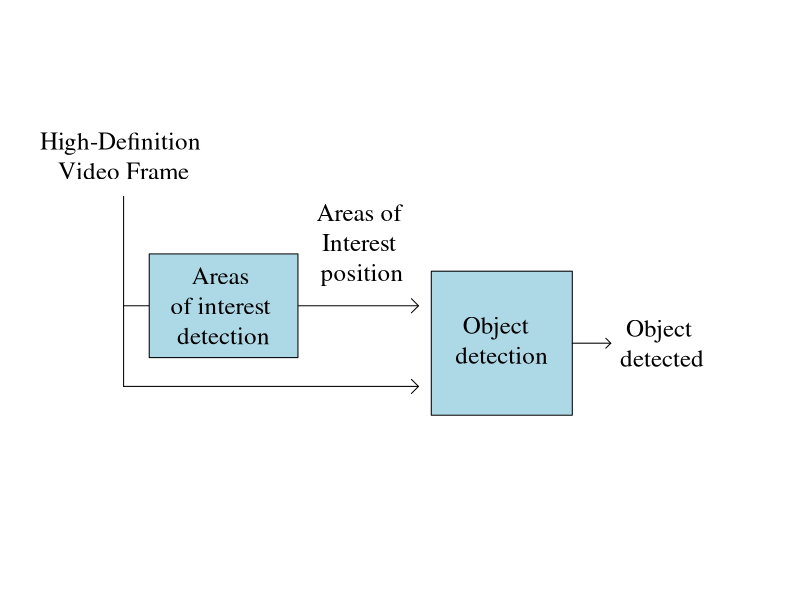
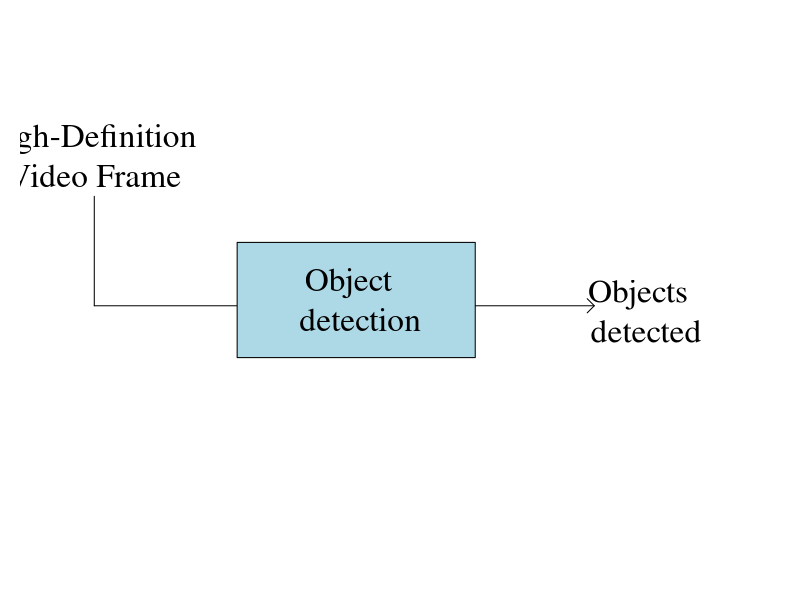
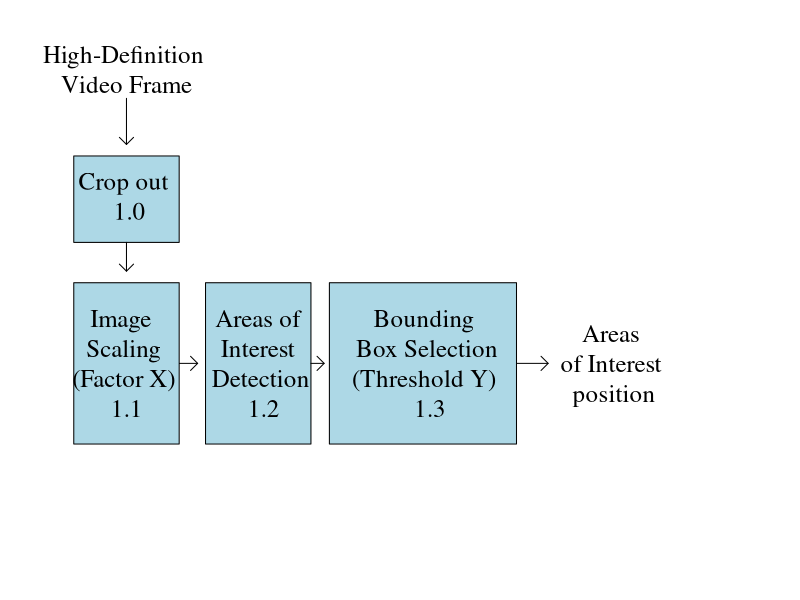
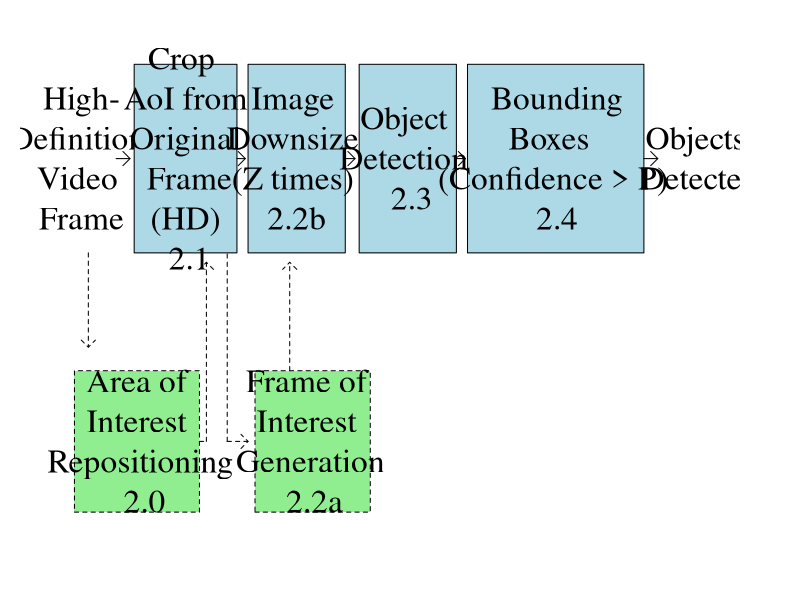
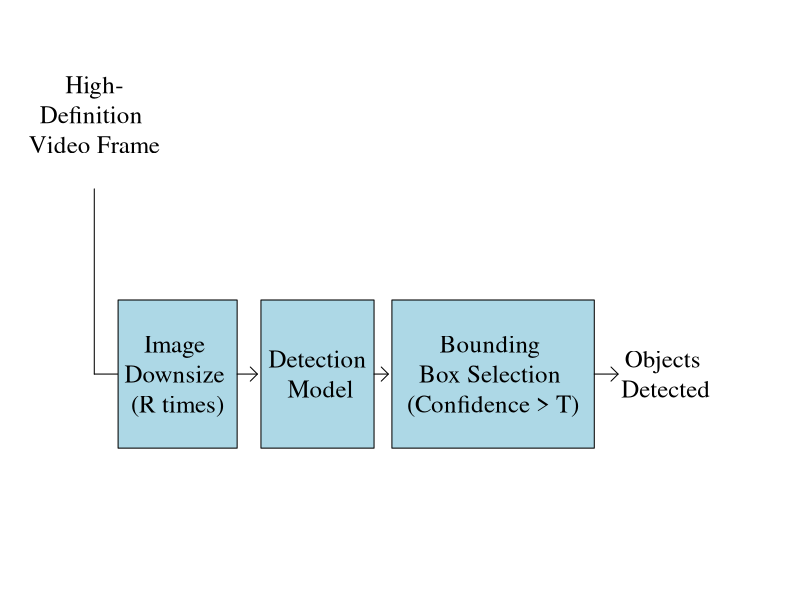
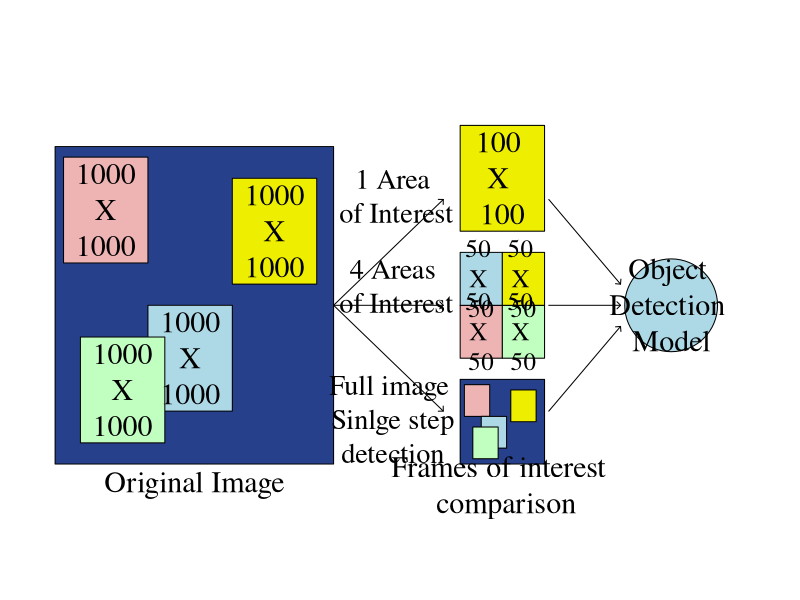
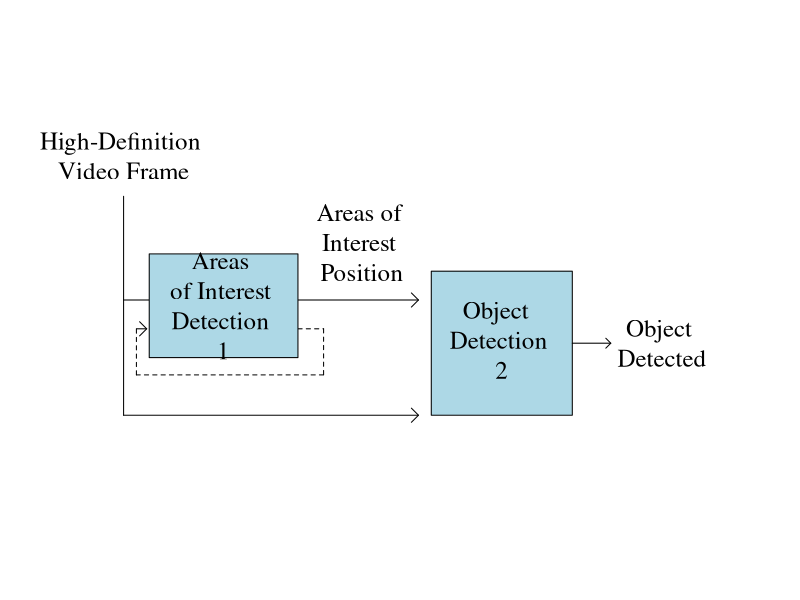

Recreate these plots in R, in order. (Note: this script raises an error after producing the figures.)
par()$mar

############diagrama figura 1#########

jpeg ("Diagram.jpeg", width = 500)
par(mar= c(1, 1, 1, 3),bty="n", xaxt="n", family="serif", yaxt="n")
plot(x = c(-1,25), y = c(1,10), type="n", xlab = "",
     ylab="")
text("High-Definition \nVideo Frame", x=2, y = 8, cex= 1.5)
segments(2,7.3,y1=4)
arrows(x0 = 2, y0 = 5.4, x1 = 13.5, 
       col = "black", length = 0.1, angle = 45)
arrows(x0 = 2, y0 = 4, x1 = 13.5, 
       col = "black", length = 0.1, angle = 45)
rect(xleft=3, ybottom=4.5, xright=8.8, ytop=6.3, density = NULL, angle = 45,
     col = "lightblue", border = NULL, lty = par("lty"), lwd = par("lwd"))
text("Areas \nof interest \ndetection", x=5.9, y = 5.4, cex= 1.5)

text("Areas of \nInterest \nposition", x=11.3, y = 6.5, cex= 1.5)
rect(xleft=14, ybottom=3.5, xright=19.5, ytop=6, density = NULL, angle = 45,
     col = "lightblue", border = NULL, lty = par("lty"), lwd = par("lwd"))
text("Object  \ndetection", x=16.75, y = 4.8, cex= 1.5)
arrows(x0 = 19.5, y0 = 4.75, x1 = 21, 
       col = "black", length = 0.07, angle = 45)
text("Object \ndetected", x=23, y = 4.75, cex= 1.5)
dev.off()


############diagrama figura 2#########


jpeg ("Diagram2.jpeg", width = 900)
par(mar= c(1, 1, 1, 3),bty="n", xaxt="n", family="serif", yaxt="n")
plot(x = c(1,15), y = c(1,10), type="n", xlab = "",
     ylab="")
text("High-Definition \nVideo Frame", x=2, y = 8, cex= 2)
segments(2,7.3,y1=5.4)
arrows(x0 = 2, y0 = 5.4, x1 = 12.5, 
       col = "black", length = 0.1, angle = 45)
rect(xleft=5, ybottom=4.5, xright=10, ytop=6.5, density = NULL, angle = 45,
     col = "lightblue", border = NULL, lty = par("lty"), lwd = par("lwd"))
text("Object  \n detection", x=7.5, y = 5.5, cex= 2)
text("Objects \n detected", x=13.5, y = 5.3, cex= 2)
dev.off()

############diagrama figura 3#########
jpeg ("Diagram3.jpeg", width = 600)
par(mar= c(1, 1, 1, 2),bty="n", xaxt="n", 
    family="serif", yaxt="n")
plot(x = c(-1,25), y = c(1,10), 
     type="n", xlab = "",ylab="")
text("High-Definition \nVideo Frame", x=2, y = 9.5, cex= 1.5)
arrows(x0 = 2, y0 = 9, y1 = 8.2, 
       col = "black", length = 0.1, angle = 45)
rect(xleft=0, ybottom=6.5, xright=4, ytop=8, density = NULL, angle = 45,
     col = "lightblue", border = NULL, lty = par("lty"), lwd = par("lwd"))
arrows(x0 = 2, y0 = 6.5, y1 = 6, 
       col = "black", length = 0.1, angle = 45)
text("Crop out \n 1.0", x=2, y = 7.3, cex= 1.5)
arrows(x0 = 2, y0 = 4.4, x1 = 4.7, 
       col = "black", length = 0.1, angle = 45)
rect(xleft=0, ybottom=3, xright=4, ytop=5.8, density = NULL, angle = 45,
     col = "lightblue", border = NULL, lty = par("lty"), lwd = par("lwd"))
text("Image \n Scaling \n (Factor X) \n 1.1", 
     x=1.9, y = 4.4, cex= 1.5)
rect(xleft=5, ybottom=3, xright=9, ytop=5.8, density = NULL, angle = 45,
     col = "lightblue", border = NULL, lty = par("lty"), lwd = par("lwd"))
arrows(x0 = 9, y0 = 4.4, x1 = 9.5, 
       col = "black", length = 0.1, angle = 45)
text("Areas of \nInterest \n Detection \n 1.2", 
     x=7.1, y =  4.4, cex= 1.5)
rect(xleft=9.7, ybottom=3, xright=16.8, ytop=5.8, density = NULL, angle = 45,
     col = "lightblue", border = NULL, lty = par("lty"), lwd = par("lwd"))
text("Bounding \n Box Selection \n (Threshold Y)  \n 1.3", 
     x=13.4, y =  4.4, cex= 1.5)
arrows(x0 = 16.8, y0 = 4.4, x1 = 18, 
       col = "black", length = 0.1, angle = 45)
text("Areas \nof Interest \nposition", x=20.5, y = 4.4, cex= 1.5)
dev.off()



############diagrama figura 4#########

jpeg ("Diagram4.jpeg", height = 700, width = 900)
par(mar= c(1, 1, 1, 3),bty="n", xaxt="n", family="serif", yaxt="n")
plot(x = c(-3,45), y = c(1,12), type="n", xlab = "",
     ylab="")
text("High-\nDefinition \nVideo \nFrame", x=-0.5, y = 9.5, cex= 2)
arrows(x0 = 2, y0 = 9.5, x1 = 3, 
       col = "black", length = 0.1, angle = 45)
arrows(x0 = 0, y0 = 7.5, y1 = 5.5, 
       col = "black", length = 0.1, angle = 45,lty=2)
rect(xleft=3.3, ybottom=7.5, xright=10.7, ytop=11.5, density = NULL, angle = 45,
     col = "lightblue", border = NULL, lty = par("lty"), lwd = par("lwd"))
segments(10,3.5,y1=7.5, lty=2)
arrows(x0 = 10, y0 = 3.5, x1 = 11.5, 
       col = "black", length = 0.1, angle = 45, lty=2)
text("Crop \n AoI from \nOriginal\n Frame\n (HD) \n 2.1",
     x=7, y = 9.5, cex= 2)
arrows(x0 = 10.7, y0 = 9.5, x1 = 11.3, 
       col = "black", length = 0.1, angle = 45)
rect(xleft=11.5, ybottom=7.5, xright=18.5, ytop=11.5, density = NULL, angle = 45,
     col = "lightblue", border = NULL, lty = par("lty"), lwd = par("lwd"))
text("Image \nDownsize \n(Z times) \n2.2b",
     x=15, y = 9.5, cex= 2)
arrows(x0 = 18.5, y0 = 9.5, x1 = 19.2, 
       col = "black", length = 0.1, angle = 45)
rect(xleft=19.5, ybottom=7.5, xright=26.5, ytop=11.5, density = NULL, angle = 45,
     col = "lightblue", border = NULL, lty = par("lty"), lwd = par("lwd"))
text("Object \nDetection \n 2.3",
     x=23, y = 9.5, cex= 2)
arrows(x0 = 26.5, y0 = 9.5, x1 = 27.15, 
       col = "black", length = 0.1, angle = 45)
rect(xleft=27.3, ybottom=7.5, xright=40, ytop=11.5, density = NULL, angle = 45,
     col = "lightblue", border = NULL, lty = par("lty"), lwd = par("lwd"))
text(" Bounding \nBoxes  \n(Confidence > P) \n2.4",
     x=33.75, y = 9.5, cex= 2)
arrows(x0 = 40, y0 = 9.5, x1 = 41, 
       col = "black", length = 0.1, angle = 45)
rect(xleft=-1, ybottom=2, xright=8, ytop=5, density = NULL, angle = 45,
     col = "lightgreen", border = NULL, lty = 2, lwd = par("lwd"))
text("Area of \nInterest \n Repositioning \n 2.0",
     x=3.75, y = 3.5, cex= 2)
segments(8,3.5,x1=8.5, lty=2)
arrows(x0 = 8.5, y0 = 3.5, y1 = 7.3, 
       col = "black", length = 0.1, angle = 45,lty=2)
rect(xleft=12, ybottom=2, xright=20.3, ytop=5, density = NULL, angle = 45,
     col = "lightgreen", border = NULL, lty = 2, lwd = par("lwd"))
text("Frame of \nInterest \n Generation \n 2.2a",
     x=16, y = 3.5, cex= 2)
arrows(x0 = 14.5, y0 = 5, y1 = 7.3, 
       col = "black", length = 0.1, angle = 45,lty=2)
text("Objects \nDetected",
     x=44, y = 9.5, cex= 2)
dev.off()

############diagrama figura 5#########

jpeg ("diagram5.jpeg", width = 600)
par(mar= c(1, 1, 1, 3),bty="n", xaxt="n", 
    family="serif", yaxt="n")
plot(x = c(-1,55), y = c(1,8), type="n", xlab = "",
     ylab="")
text("High-\nDefinition \nVideo Frame", x=3, y = 7, cex= 1.5)
segments(3,3.5,y1=6)
arrows(x0 = 3, y0 = 3.5, x1 = 7.3, 
       col = "black", length = 0.1, angle = 45)
rect(xleft=5, ybottom=2.5, xright=15, ytop=4.5, density = NULL, angle = 45,
     col = "lightblue", border = NULL, lty = par("lty"), lwd = par("lwd"))
text("Image \nDownsize \n(R times)", x=10, y = 3.5, cex= 1.5)
arrows(x0 = 15, y0 = 3.5, x1 = 16.7, 
       col = "black", length = 0.1, angle = 45)
rect(xleft=17, ybottom=2.5, xright=26.5, ytop=4.5, density = NULL, angle = 45,
     col = "lightblue", border = NULL, lty = par("lty"), lwd = par("lwd"))
text("Detection \nModel", x=22, y = 3.5, cex= 1.5)
arrows(x0 = 26.5, y0 = 3.5, x1 = 27.7, 
       col = "black", length = 0.1, angle = 45)
rect(xleft=28, ybottom=2.5, xright=45, ytop=4.5, density = NULL, angle = 45,
     col = "lightblue", border = NULL, lty = par("lty"), lwd = par("lwd"))
text("Bounding \nBox Selection \n(Confidence > T)"
     , x=36.5, y = 3.5, cex= 1.5)
arrows(x0 = 45, y0 = 3.5, x1 = 47, 
       col = "black", length = 0.1, angle = 45)
text("Objects \nDetected"
     , x=51, y = 3.5, cex= 1.5)
dev.off()



############diagrama figura 6#########

jpeg ("diagram6.jpeg", width = 1000, height = 700)
par(mar= c(1, 1, 1, 3),bty="n", xaxt="n", family="serif", yaxt="n")
plot(x = c(1,80), y = c(1,50), type="n", xlab = "",
     ylab="")
rect(xleft=2, ybottom=10, xright=35, ytop=40, density = NULL, angle = 45,
     col = "royalblue4", border = NULL, lty = par("lty"), lwd = par("lwd"))
rect(xleft=3, ybottom=29, xright=13, ytop=39, density = NULL, angle = 45,
     col = "rosybrown2", border = NULL, lty = par("lty"), lwd = par("lwd"))
rect(xleft=13, ybottom=15, xright=23, ytop=25, density = NULL, angle = 45,
     col = "lightblue", border = NULL, lty = par("lty"), lwd = par("lwd"))
rect(xleft=5, ybottom=12, xright=15, ytop=22, density = NULL, angle = 45,
     col = "darkseagreen1", border = NULL, lty = par("lty"), lwd = par("lwd"))
rect(xleft=23, ybottom=27, xright=33, ytop=37, density = NULL, angle = 45,
     col = "yellow2", border = NULL, lty = par("lty"), lwd = par("lwd"))
text("1000\nX\n1000"
     , x=8, y = 34, cex= 1.8)
text("1000\nX\n1000"
     , x=28, y = 32, cex= 1.8)
text("1000\nX\n1000"
     , x=10, y = 17, cex= 1.8)
text("1000\nX\n1000"
     , x=18, y = 20, cex= 1.8)
text("Original Image", x=18.5, y=8, cex=1.8)
arrows(x0 = 35, y0 = 25, x1 = 48, y1= 35, 
       col = "black", length = 0.05, angle = 45)
arrows(x0 = 35, y0 = 25, x1 = 48,  
       col = "black", length = 0.05, angle = 45)
arrows(x0 = 35, y0 = 25, x1 = 48, y1= 15, 
       col = "black", length = 0.05, angle = 45)
rect(xleft=50, ybottom=32, xright=60, ytop=42, density = NULL, angle = 45,
     col = "yellow2", border = NULL, lty = par("lty"), lwd = par("lwd"))
text("100 \nX \n100"
     , x=55, y = 37, cex= 1.8)
rect(xleft=50, ybottom=20, xright=55, ytop=25, density = NULL, angle = 45,
     col = "rosybrown2", border = NULL, lty = par("lty"), lwd = par("lwd"))
rect(xleft=50, ybottom=25, xright=55, ytop=30, density = NULL, angle = 45,
     col = "lightblue", border = NULL, lty = par("lty"), lwd = par("lwd"))
rect(xleft=60, ybottom=20, xright=55, ytop=25, density = NULL, angle = 45,
     col = "darkseagreen1", border = NULL, lty = par("lty"), lwd = par("lwd"))
rect(xleft=60, ybottom=25, xright=55, ytop=30, density = NULL, angle = 45,
     col = "yellow2", border = NULL, lty = par("lty"), lwd = par("lwd"))
text("50 \nX \n50"
     , x=52.5, y = 22.5, cex= 1.5)
text("50 \nX \n50"
     , x=52.5, y = 27.5, cex= 1.5)
text("50 \nX \n50"
     , x=57.5, y = 22.5, cex= 1.5)
text("50 \nX \n50"
     , x=57.5, y = 27.5, cex= 1.5)
rect(xleft=50, ybottom=10, xright=60, ytop=18, density = NULL, angle = 45,
     col = "royalblue4", border = NULL, lty = par("lty"), lwd = par("lwd"))
rect(xleft=50.5, ybottom=14.5, xright=53.5, ytop=17.5, density = NULL, angle = 45,
     col = "rosybrown2", border = NULL, lty = par("lty"), lwd = par("lwd"))
rect(xleft=52.5, ybottom=11.5, xright=55.5, ytop=14.5, density = NULL, angle = 45,
     col = "lightblue", border = NULL, lty = par("lty"), lwd = par("lwd"))
rect(xleft=51.5, ybottom=10.5, xright=54.5, ytop=13.5, density = NULL, angle = 45,
     col = "darkseagreen1", border = NULL, lty = par("lty"), lwd = par("lwd"))
rect(xleft=56, ybottom=14, xright=59, ytop=17, density = NULL, angle = 45,
     col = "yellow2", border = NULL, lty = par("lty"), lwd = par("lwd"))
text("Frames of interest \n comparison"
     , x=55, y = 8, cex=1.8)
text("1 Area\n of Interest"
     , x=42, y = 35.3, cex= 1.7)
text("4 Areas\n of Interest"
     , x=42, y = 26.8, cex= 1.7)
text("Full image \n Sinlge step \ndetection"
     , x=42, y = 14.2, cex= 1.7)
arrows(x0 = 60.5, y0 = 15, x1 = 69, y1= 23, 
       col = "black", length = 0.05, angle = 45)
arrows(x0 = 60.5, y0 = 25, x1 = 69,  
       col = "black", length = 0.05, angle = 45)
arrows(x0 = 60.5, y0 = 35, x1 = 69, y1= 27, 
       col = "black", length = 0.05, angle = 45)
symbols(x = 75, y = 25, circles = 5.5, inches = FALSE,
        add = TRUE, 
        bg = "lightblue")
text("Object \nDetection \nModel"
     , x=75, y = 25, cex= 1.8)
dev.off()

############diagrama figura 7#########

jpeg ("Diagram7.jpeg", width = 600)
par(mar= c(1, 1, 1, 3),bty="n", xaxt="n", 
    family="serif", yaxt="n")
plot(x = c(-1,25), y = c(1,10), type="n", xlab = "",
     ylab="")
text("High-Definition \nVideo Frame", x=2, y = 8, cex= 1.5)
segments(2,7.3,y1=3.5)
segments(8.8,5,x1=9.8, lty = 2)
segments(9.8,5,y1=4.2, lty = 2)
segments(9.8,4.2,x1=2.5, lty = 2)
segments(2.5,4.2,y1=5, lty=2)
arrows(x0 = 2.5, y0 = 5, x1 = 2.9, 
       col = "black", length = 0.1, angle = 45)
arrows(x0 = 2, y0 = 3.5, x1 = 13.5, 
       col = "black", length = 0.1, angle = 45)
arrows(x0 = 2, y0 = 5.5, x1 = 13.5, 
       col = "black", length = 0.1, angle = 45)
rect(xleft=3, ybottom=4.5, xright=8.8, ytop=6.3, density = NULL, angle = 45,
     col = "lightblue", border = NULL, lty = par("lty"), lwd = par("lwd"))
text("Areas \nof Interest \nDetection \n1", x=5.9, y = 5.4, cex= 1.5)

text("Areas of \nInterest \nPosition", x=11.3, y = 6.5, cex= 1.5)
rect(xleft=14, ybottom=3.5, xright=19.5, ytop=6, density = NULL, angle = 45,
     col = "lightblue", border = NULL, lty = par("lty"), lwd = par("lwd"))
text("Object  \nDetection \n2", x=16.75, y = 4.8, cex= 1.5)
arrows(x0 = 19.5, y0 = 4.75, x1 = 21, 
       col = "black", length = 0.07, angle = 45)
text("Object \nDetected", x=23, y = 4.75, cex= 1.5)
dev.off()


all_c = colors()
str_subset(all_c, "blue")
(55+60)/2
(20+25)/2
